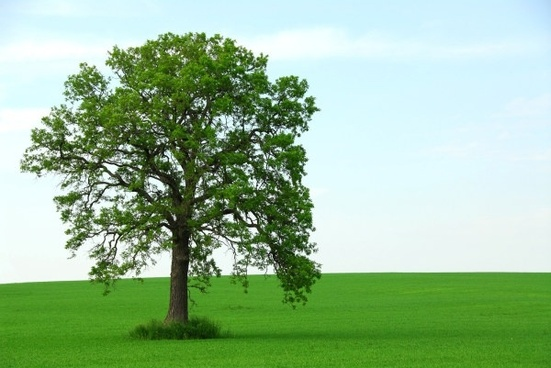
#> input picture lets.jpg, 551 x 368 px
$ jupyter execute LetsTask4.ipynb
#> lines starting #> are read from the running program, lines starting #| are printed output that depends on the picture
# LetsGrowMore Data Science Internship (VIP)
# Name: Yash Ajit Paddalwar
# Level 01: Beginner
# Task 04: Image to Pencil Sketch with Python

[cell 1]
# Importing Necessary Library
import cv2

# Reading the Image
img = cv2.imread('lets.jpg')
#> img is the input picture: shape (368, 551, 3); mean B, G, R 150.2, 186.4, 152

# Cinverting the Image into GrayScale
gray = cv2.cvtColor(img,cv2.COLOR_BGR2GRAY)
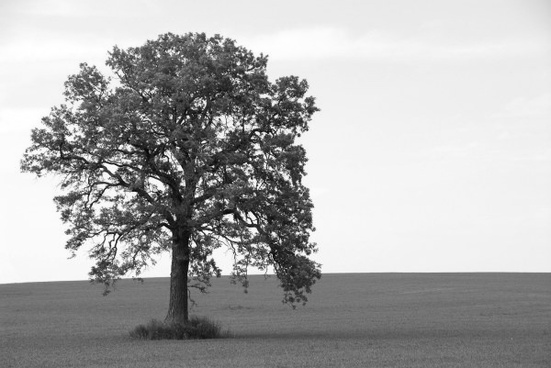
#> gray: shape (368, 551); min 2, max 255, mean 172

# Saving the Grayed Image
cv2.imwrite("GrayED.jpg",gray)

#Showing the Grayed Image as Output
cv2.imshow("GrayED",gray)

# Converting the Grayed Image into Inverted Image
inverted = 255 - gray
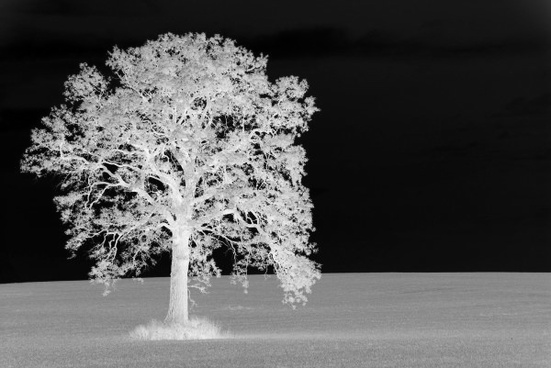
#> inverted: shape (368, 551); min 0, max 253, mean 83

# Showing the Inverted Image as an Output
cv2.imshow("Inverted", inverted)

# Blurring the Inverted Image using Gaussian Blur
blur = cv2.GaussianBlur(inverted, (21, 21), 0)
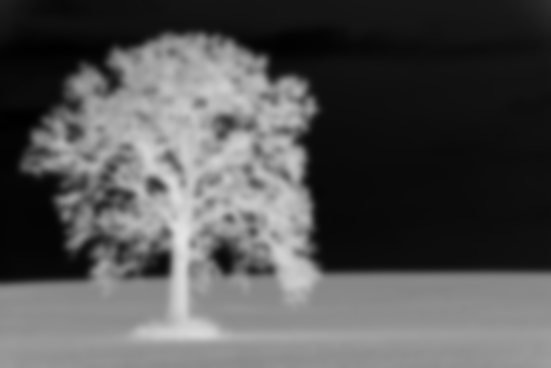
#> blur: shape (368, 551); min 1, max 229, mean 83

# Now Inverting the Blurred Image
invertBlur = 255 - blur
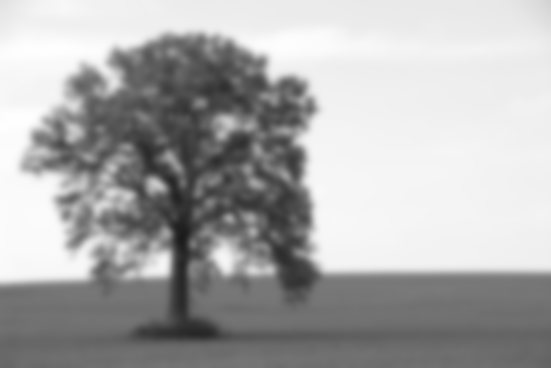
#> invertBlur: shape (368, 551); min 26, max 254, mean 172

# Finally Combining the Subsequent Images into Sketch Variable
sketch = cv2.divide(gray, invertBlur, scale=256.0)
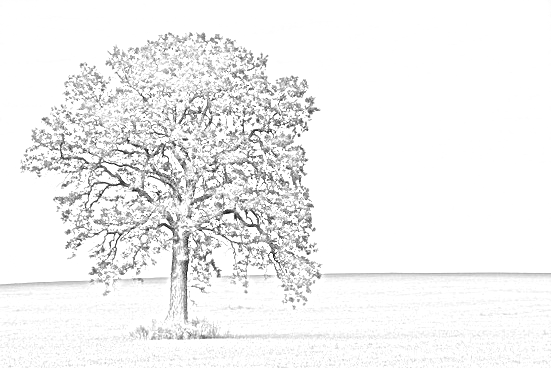
#> sketch: shape (368, 551); min 7, max 255, mean 241.3

# Showing the Sketched Image
cv2.imshow("Sketch", sketch)

# Saving the Sketched Image
cv2.imwrite("Sketch.jpg",sketch)

# Terminating the Program
cv2.waitKey(0)
cv2.destroyAllWindows()
